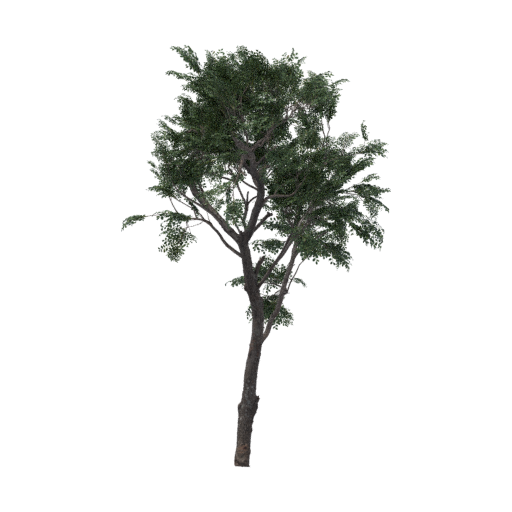
#> input picture assets/v4/tree-view-0.png, 512 x 512 px, found by its file name; its folder holds 3 pictures in this run
$ python pack-tree-atlas.py
#> lines starting #> are read from the running program, lines starting #| are printed output that depends on the picture
from PIL import Image
from pathlib import Path
p=Path('assets/v4');atlas=Image.new('RGBA',(1536,512))
#> after `atlas = Image.new('RGBA', (1536, 512))`: atlas: PIL image 1536x512 RGBA; every value is 0
for i in range(3):atlas.paste(Image.open(p/f'tree-view-{i}.png'),(i*512,0))
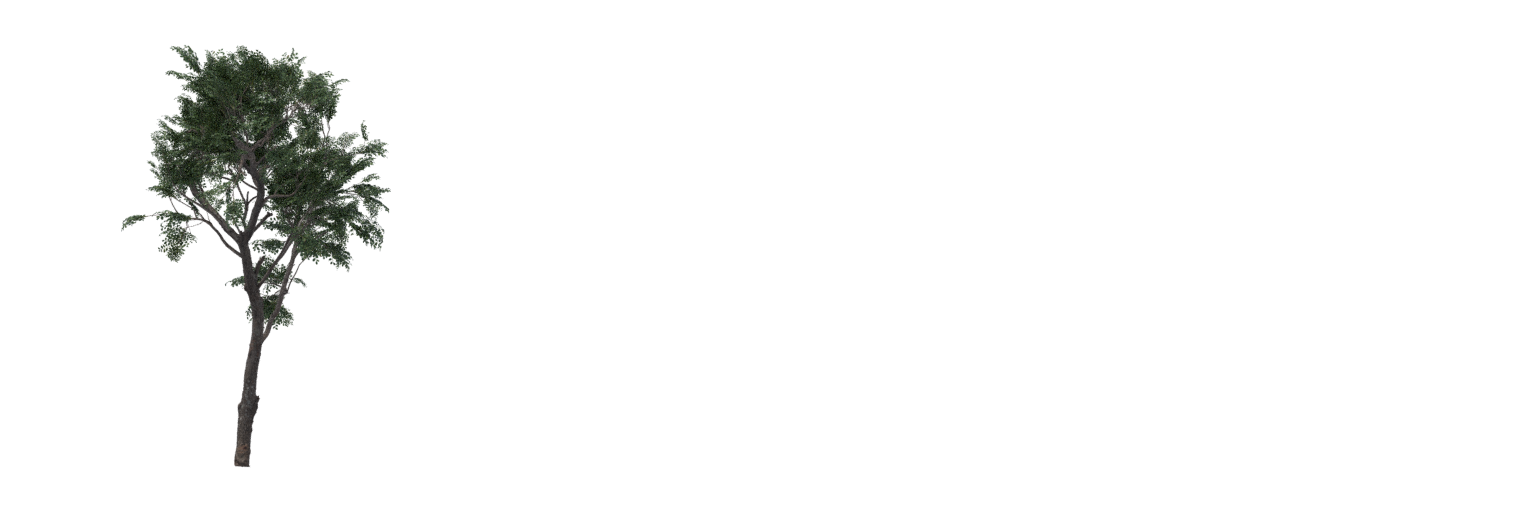
#> atlas: PIL image 1536x512 RGBA; mean R, G, B, A 3, 3.4, 2.7, 11.1; transparent parts drawn white
#> pass 2 of the loop `for i in range(3):atlas.paste(Image.open(p/f'tree-view-{i}.png'),(i*51..`:
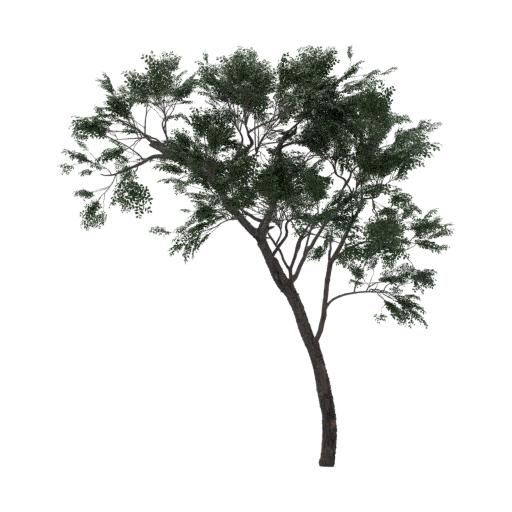
#> input picture assets/v4/tree-view-1.png, 512 x 512 px, found by its file name
#> `for i in range(3):atlas.paste(Image.open(p/f'tree-view-{i}.png'),(i*51..`:
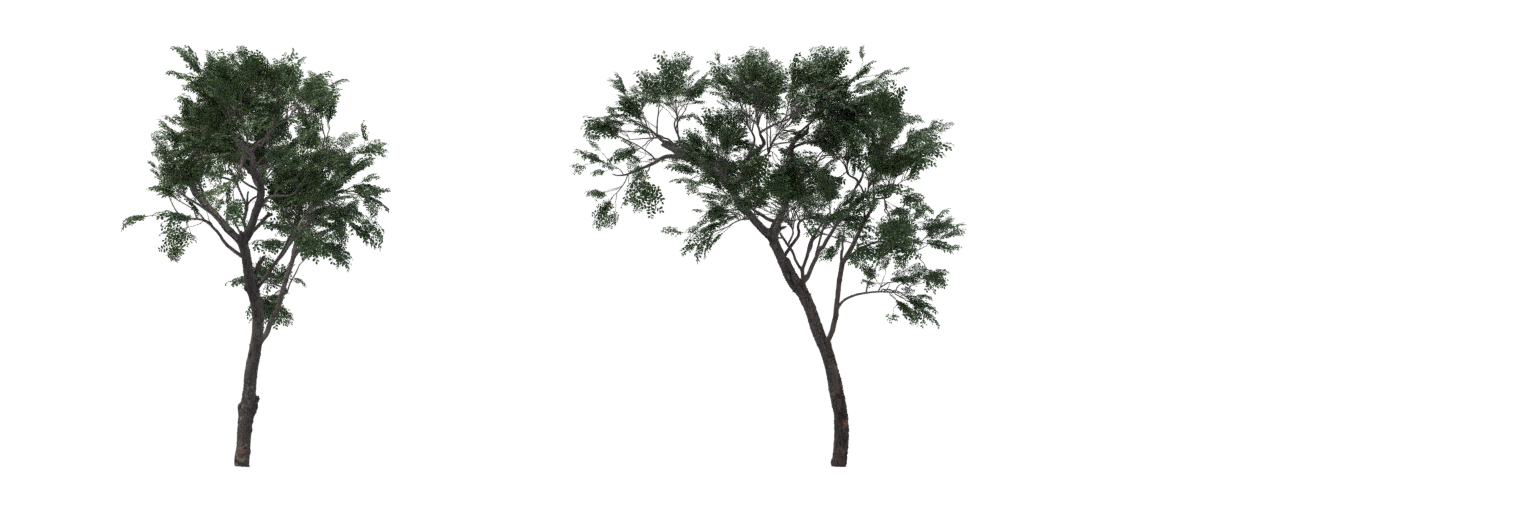
#> atlas: PIL image 1536x512 RGBA; mean R, G, B, A 7, 8, 6.4, 25.5; transparent parts drawn white
#> pass 3 of the loop `for i in range(3):atlas.paste(Image.open(p/f'tree-view-{i}.png'),(i*51..`:
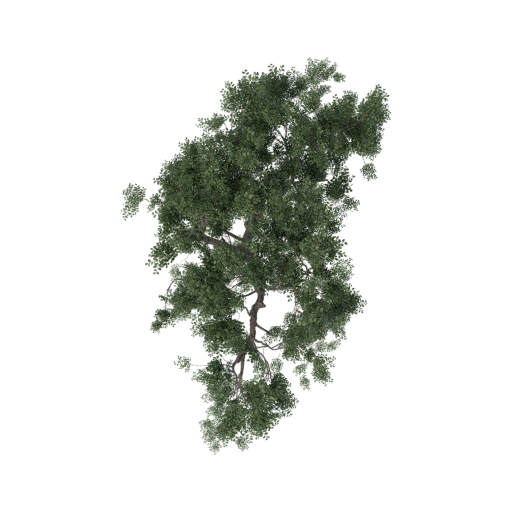
#> input picture assets/v4/tree-view-2.png, 512 x 512 px, found by its file name
#> `for i in range(3):atlas.paste(Image.open(p/f'tree-view-{i}.png'),(i*51..`:
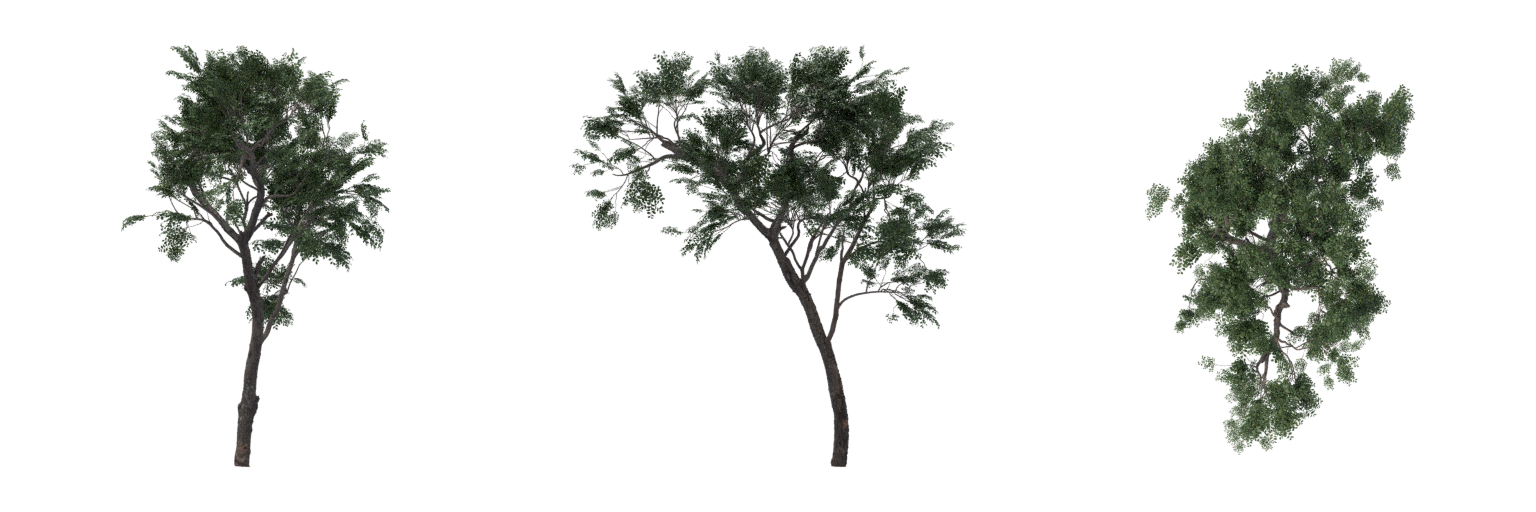
#> atlas: PIL image 1536x512 RGBA; mean R, G, B, A 11.7, 13.7, 10.4, 41; transparent parts drawn white
atlas.save(p/'tree-atlas.png',optimize=True)
